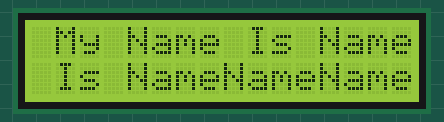
A sketch run on a simulated Arduino Uno, built with avr-gcc and run on an emulated ATmega328P. Shown: 16×2 character LCD.

Above: at 1.1 s.
At 5.6 s:
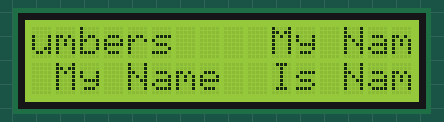
At 10.1 s:
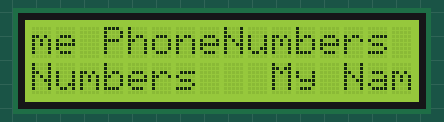
At 19.6 s:
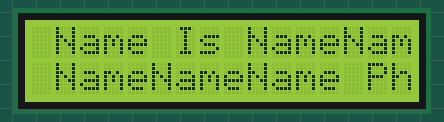
At 29.1 s:
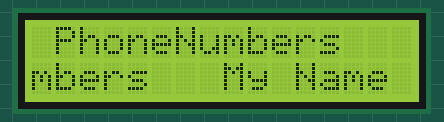
At 39.2 s:
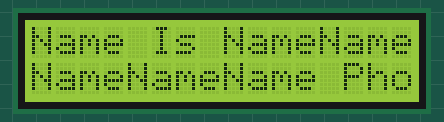

The sketch:

LCD.ino
```cpp
#include <LiquidCrystal.h>

const int rs = 12, en = 11, d4 = 5, d5 = 4, d6 = 3, d7 = 2;
LiquidCrystal lcd(rs, en, d4, d5, d6, d7);

void setup() {
  // set up the LCD's number of columns and rows:
  lcd.begin(16, 2);

  // Print a message to the LCD.
  delay(1000);
}

void loop() {
  lcd.setCursor(0, 0);

  lcd.print("My Name Is NameNameName PhoneNumbers");
  lcd.setCursor(0, 1);

lcd.print("Is NameNameName PhoneNumbers   My Name ");
  for(int k = 0;k < 38;k++) {
    lcd.scrollDisplayRight();
    delay(500);
  }
}
```

Measured:
- what the display in image 0 shows lasts 0.5 s, from 1.1 s to 1.6 s
